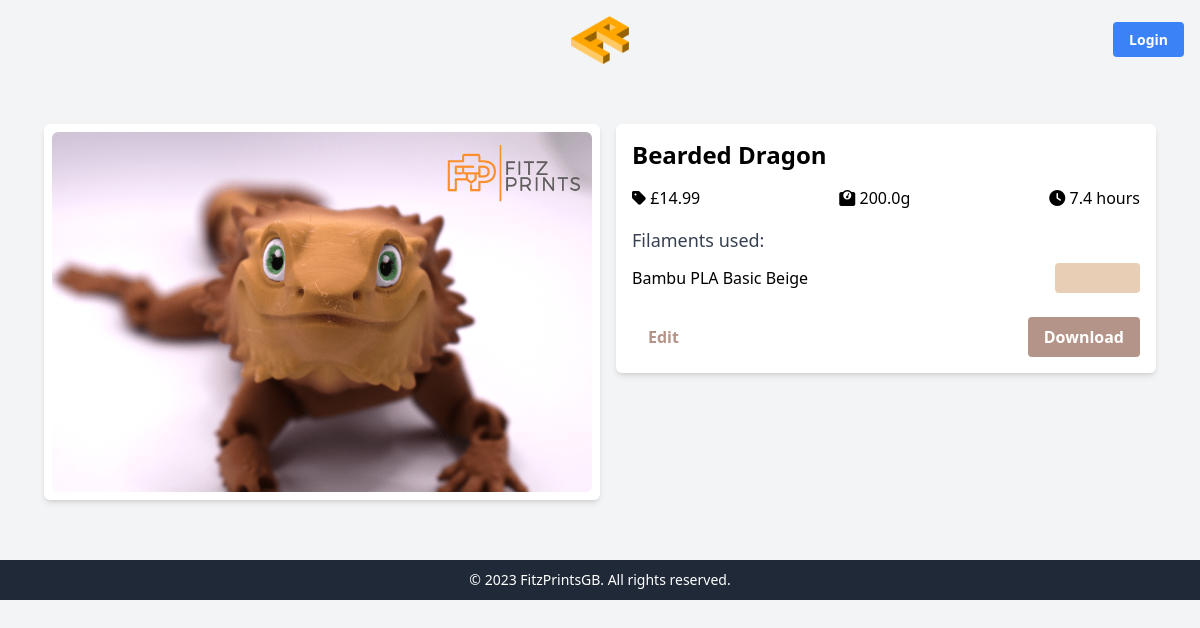
/file_detail/Bearded Dragon/, run on the app's committed database.
### app/models.py (models this page shows, shortened)
class Product(models.Model):
    name = models.CharField(max_length=100)
    price = models.FloatField()
    image = models.ImageField(upload_to='images/')
    etsy_link = models.CharField(max_length=1000, default="https://www.etsy.com/shop/FitzPrintsgb")
    source_link = models.CharField(max_length=1000, blank=True)
    description = models.TextField()
    print_time = models.FloatField()
    weight = models.FloatField()
    filament_cost = models.FloatField()
    filament_used = models.ManyToManyField('Filament', blank=True)
    cost = models.FloatField()
    profit = models.FloatField(blank=True)
    colour = models.CharField(max_length=100, blank=True)
    user = models.ForeignKey('auth.User', on_delete=models.CASCADE, blank=True , null=True)
    file = models.FileField(upload_to='files/', validators=[FileExtensionValidator(allowed_extensions=['zip'])], blank=True, null=True)

class Filament(models.Model):
    manufacturer = models.CharField(max_length=100)
    price = models.FloatField()
    CHOICES = (
        ('PLA', 'PLA'),
        ('ABS', 'ABS'),
        ('PETG', 'PETG'),
        ('TPU', 'TPU'),
        ('Nylon', 'Nylon'),
        ('ASA', 'ASA'),
        ('PC', 'PC'),
        ('Carbon Fibre', 'Carbon Fibre'),
    )
    material = models.CharField(max_length=100, choices=CHOICES)
    type = models.CharField(max_length=100)
    colour = models.CharField(max_length=100)
    hex = models.CharField(max_length=100 , blank=True)
    def __str__(self):
        return self.manufacturer + " " + self.material + " " + self.type + " " + self.colour + " " + self.hex

### app/views.py (the view)
# urls.py: path('file_detail/<str:name>/', views.file_detail, name='file_detail'),
def file_detail(request, name):
    product = Product.objects.get(name=name)
    if request.method == 'POST':
        form = Update(request.POST, instance=product, files=request.FILES)
        if form.is_valid():
            form.save()
            return redirect('app:file_detail', name=product.name)
        else:
            context = { "product": product, "form": form}
            return render(request, "app/file_detail.html", context)
    else:
        form = Update(instance=product)
        context = { "product": product, "form": form}
        return render(request, "app/file_detail.html", context)

### app/templatetags/custom_filters.py (called while the page is built)
@register.filter
def remove_hex(value):
    import re
    return re.sub(r'\s\w{6}$', '', value)

### app/templates/app/file_detail.html (shortened to what this page needs)
{% extends 'base.html' %}
{% block content %}
{% load custom_filters %}
{% load widget_tweaks %}
<form method="post" enctype="multipart/form-data">
    <div class="rounded-lg p-6 w-full max-w mx-auto">
        <div class="flex flex-col md:flex-row items-center md:items-start h-auto">
            <div class="w-full md:w-1/2 mb-4 md:mb-0 flex justify-center items-center overflow-hidden rounded-md h-auto bg-white shadow-md p-2">
                <img class="rounded-md h-auto" src="{{ product.image.url }}" alt="Product Image">
            </div>
            <div class="w-full md:w-1/2 md:ml-4 flex-1 rounded-md bg-white shadow-md p-4">
                <div id='fields'>
                    <p class="text-2xl font-bold mb-4 leading-tight">{{product.name}}</p>
                    <div class='flex justify-between items-center mb-4'>
                        <p class=""><i class="fa-solid fa-tag"></i> £{{product.price}}</p>
                        <p class=""><i class="fa-solid fa-weight-scale"></i> {{product.weight}}g</p>
                        <p class=''> <i class="fa-solid fa-clock"></i> {{product.print_time}} hours</p>
                    </div>
                    <p class="text-gray-700 text-lg leading-relaxed mb-2">Filaments used:</p>
                    {% for filament in product.filament_used.all %}
                        <div class='flex justify-between items-center mb-2'>
                            <div>
                                {{filament.manufacturer}}
                                {{filament.material}}
                                {{filament.type}}
                                {{filament.colour}}
                            </div>
                            <div style='background-color:#{{filament.hex}}' class="rounded px-4 py-[15px] w-1/6"></div>
                        </div>
                    {% endfor %}
                </div>
                <div class='flex justify-between items-center mt-6'>
                    <a id='edit_button' style='color:rgb{{product.colour}};' class=" font-bold py-2 px-4 rounded cursor-pointer">
                        Edit
                    </a>
                    {% if product.file %}
                        <a id='download' href="{{ product.file.url }}" style = 'background-color:rgb{{product.colour}};'class=" text-white font-bold py-2 px-4 rounded cursor-pointer">
                            Download
                        </a>
                    {%else%}
                        <a id='download' class='invisible'>
                        </a>
                    {% endif %}
                </div>
            </div>
        </div>
    </div>
</form>
{% endblock %}

### data on the page
Product: image (picture), name "Bearded Dragon", price "14.99", weight "200.0", print_time "7.4"
Filament: manufacturer "Bambu", material "PLA", type "Basic", colour "Beige"
